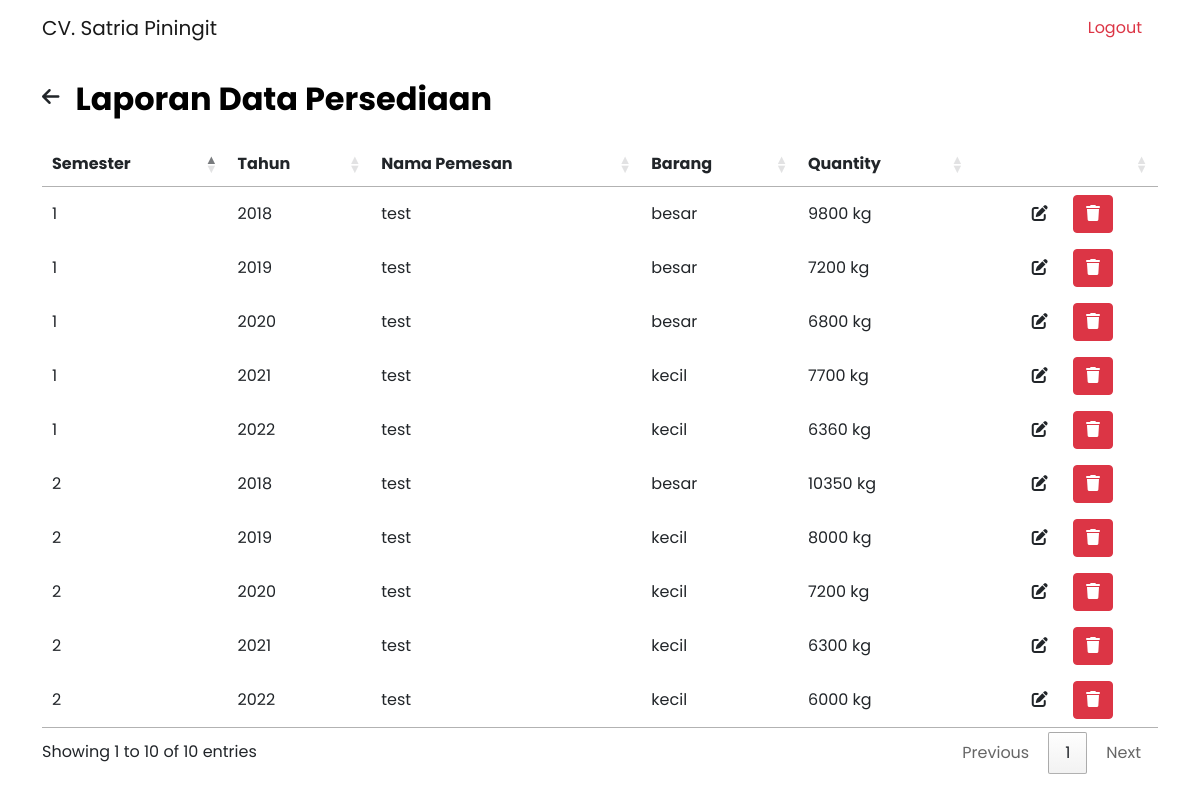
The page /laporan-persediaan.php (signed in) on the database as committed earlier.
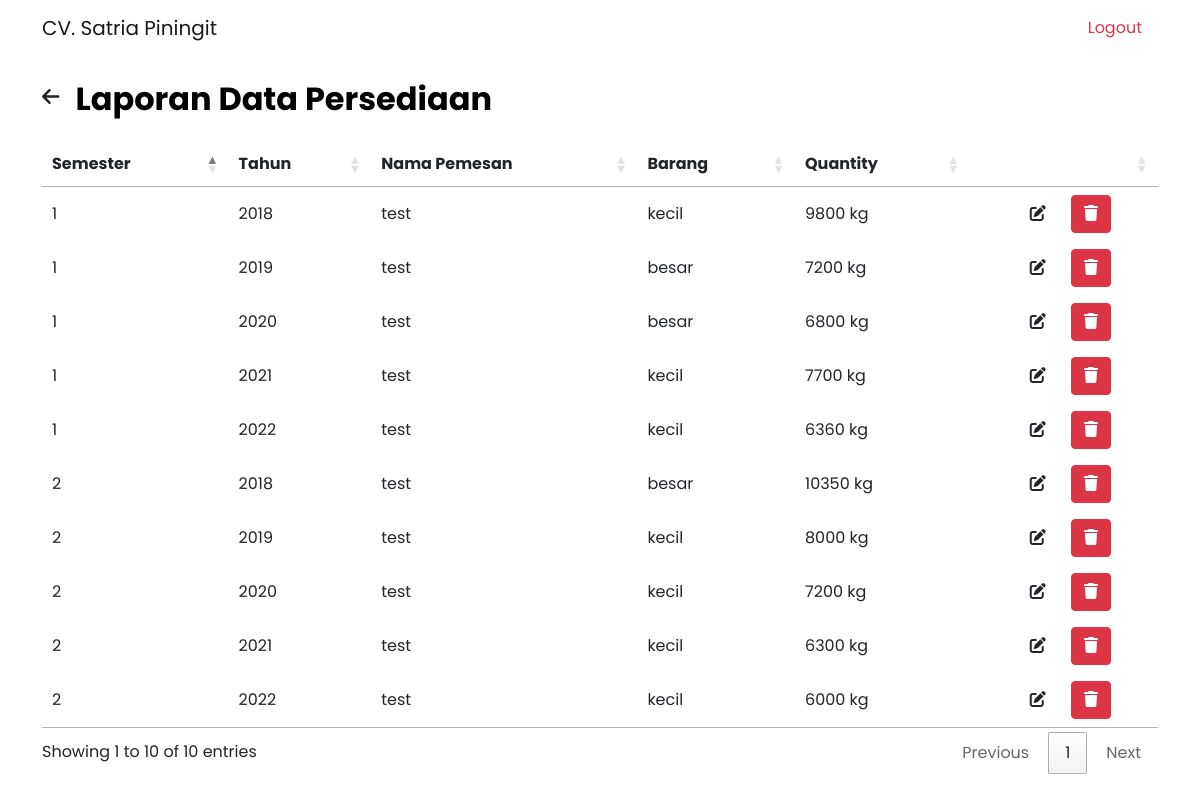
The same page on the database as committed later.
### tables this page shows
CREATE TABLE `persediaan` (
  `id` int(11) NOT NULL,
  `semester` enum('1','2') NOT NULL,
  `tahun` int(255) NOT NULL,
  `nama_pemesan` varchar(255) NOT NULL,
  `produk` varchar(255) NOT NULL,
  `jumlah` int(255) NOT NULL
);

### laporan-persediaan.php (the view, shortened to what this page needs)
<!DOCTYPE html>
<html lang="en" dir="ltr">
  <head>
    <link rel="stylesheet" type="text/css" href="https://cdn.datatables.net/1.12.1/css/jquery.dataTables.min.css">
    <link rel="stylesheet" href="https://cdn.datatables.net/buttons/2.2.3/css/buttons.dataTables.min.css">
    <link rel="stylesheet" href="css/bootstrap.css">
    <link rel="stylesheet" href="css/style.css">
    <link href="https://cdnjs.cloudflare.com/ajax/libs/font-awesome/6.0.0/css/all.min.css" rel="stylesheet">
  </head>
  <body>
    <?php
  		require_once('connection.php');
  		$sql = "SELECT * FROM persediaan";
  		$result = mysqli_query($conn, $sql);
  	?>
    <nav class="navbar navbar-expand-lg navbar-light">
       <div class="container">
         <p class="navbar-brand mb-0">CV. Satria Piningit</p>
         <div class="collapse navbar-collapse" id="navbarNavAltMarkup">
           <div class="navbar-nav ms-auto">
             <a class="nav-link text-danger mx-2" href="logout.php">Logout</a>
           </div>
         </div>
       </div>
     </nav>
     <div class="container">
       <div class="row">
         <div class="col-12">
           <div class="d-flex">
             <a href="laporan.php" class="my-auto text-dark"><i class="fa-solid fa-arrow-left fs-20 me-3"></i></a>
             <h2 class="header-title mt-4 mb-4">Laporan Data Persediaan</h2>
           </div>
           <div class="table-data">
     				<div class="order">
     					<table id="table" class="w-100">
     						<thead>
     							<tr>
                    <th>Semester</th>
                    <th>Tahun</th>
     								<th>Nama Pemesan</th>
                    <th>Barang</th>
                    <th>Quantity</th>
                    <th class="hide"></th>
     							</tr>
     						</thead>
     						<tbody>
                  <?php while($persediaan = mysqli_fetch_assoc($result)) { ?>
                    <tr>
                      <td><?php echo $persediaan['semester']; ?></td>
                      <td><?php echo $persediaan['tahun']; ?></td>
    									<td><?php echo $persediaan['nama_pemesan']; ?></td>
    									<td><?php echo $persediaan['produk']; ?></td>
    									<td><?php echo $persediaan['jumlah']; ?> kg</td>
                      <td class="hide text-center">
    										<a class="btn btn-edit me-2" data-bs-toggle="modal" data-bs-target="#editPersediaan<?php echo $persediaan['id'];?>"><i class="fa-solid fa-edit"></i></a>
    										<a class="btn btn-danger" href="process/persediaan/delete_persediaan.php?id=<?php echo $persediaan['id']; ?>"><i class="fa-solid fa-trash"></i></a>
    									</td>
    								</tr>
                    <?php } ?>
     						</tbody>
     					</table>
     				</div>
     			</div>
         </div>
       </div>
     </div>
  </body>
</html>

Rows that differ between the two databases and show on the page:
changed persediaan (number 1 of 10 on the later page): produk "besar" → "kecil"
